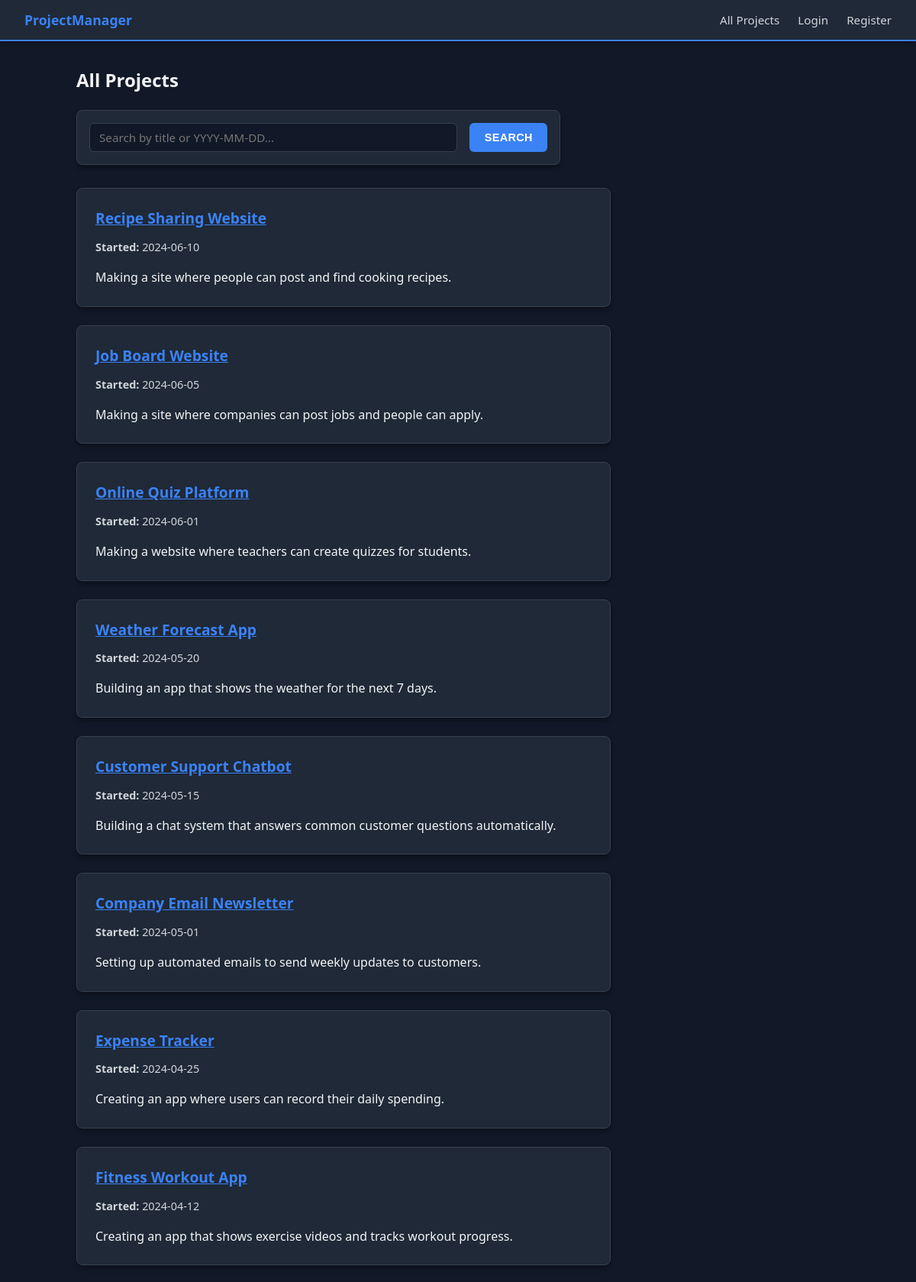
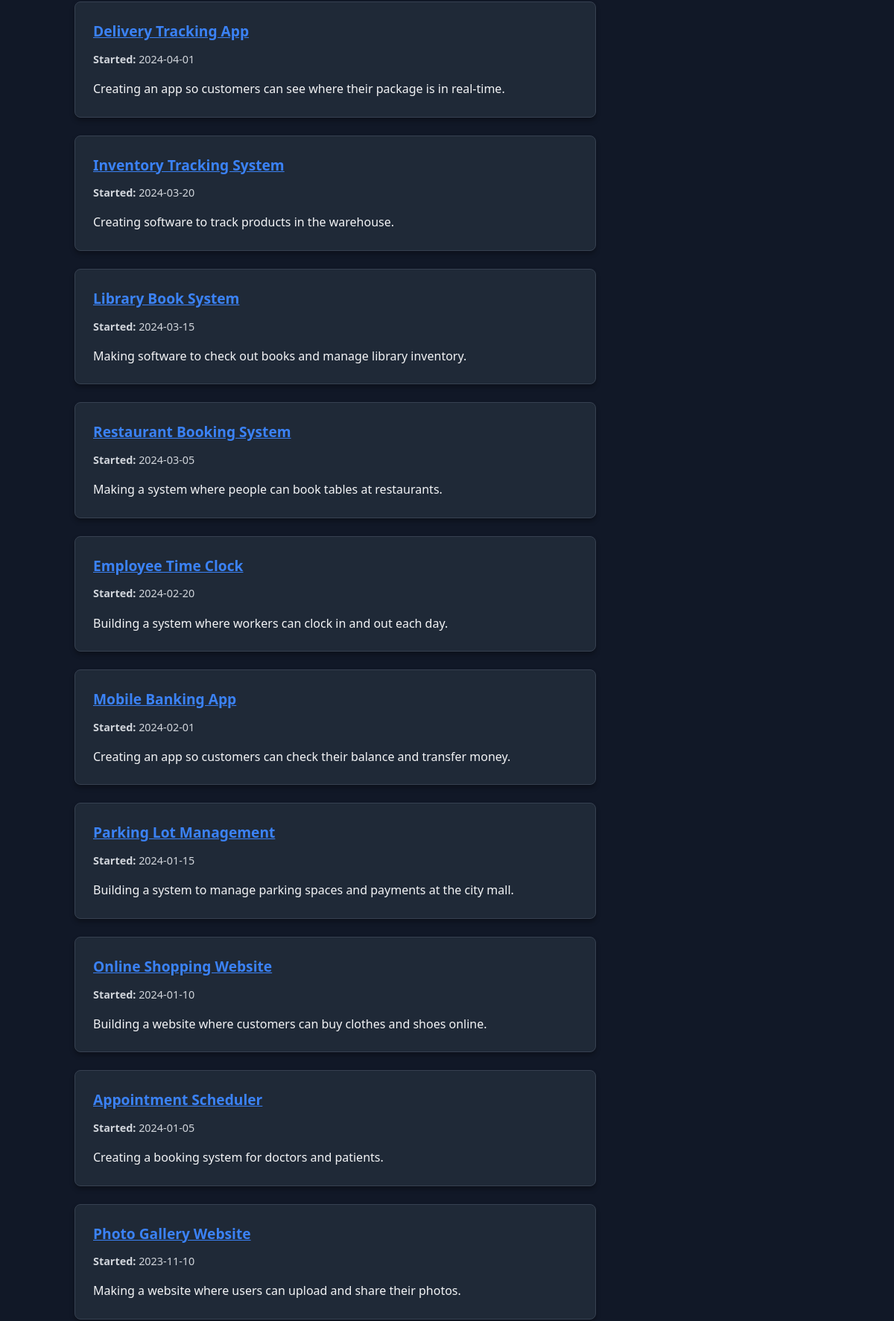
Before: / (upper part) with the older database file (2 pictures, top to bottom).
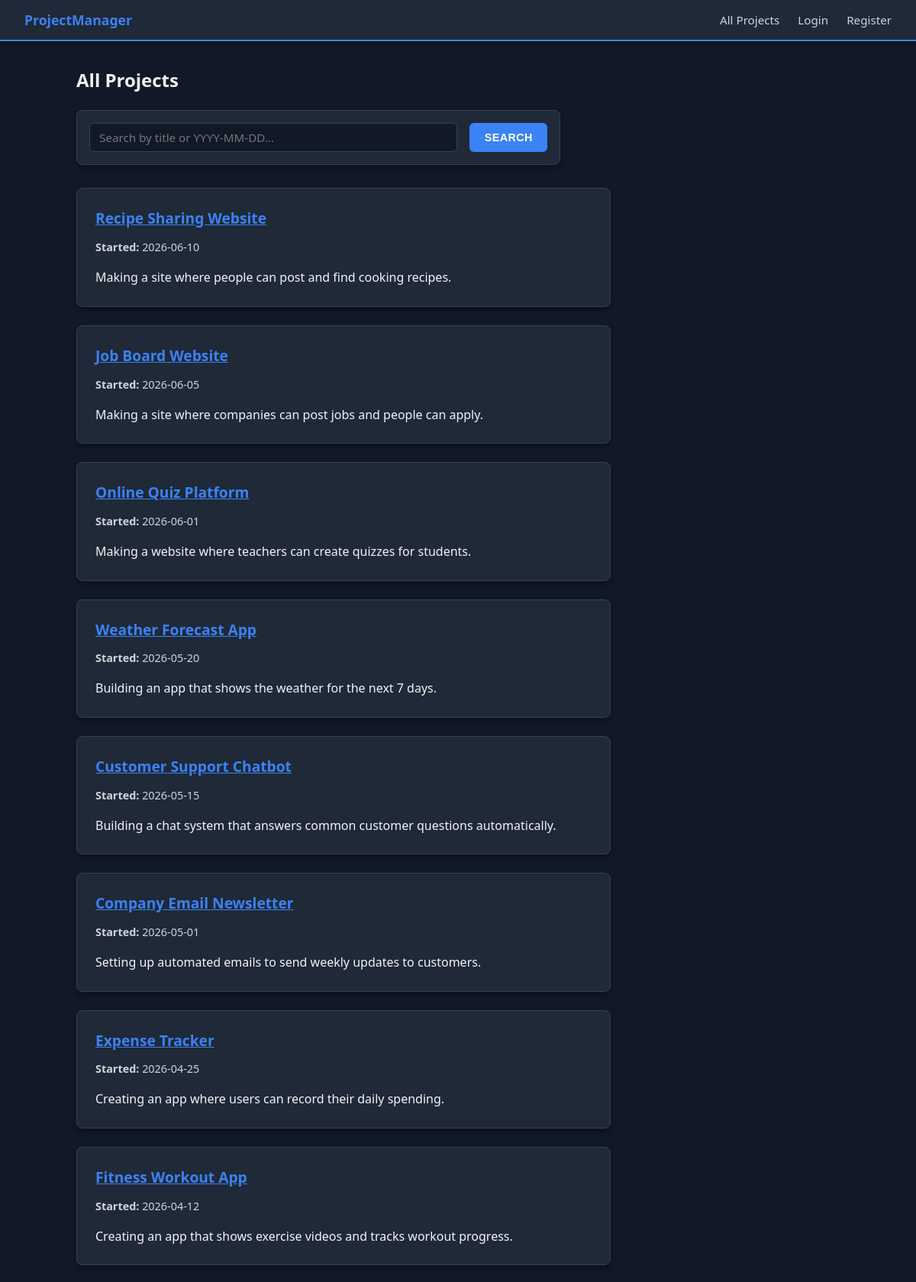
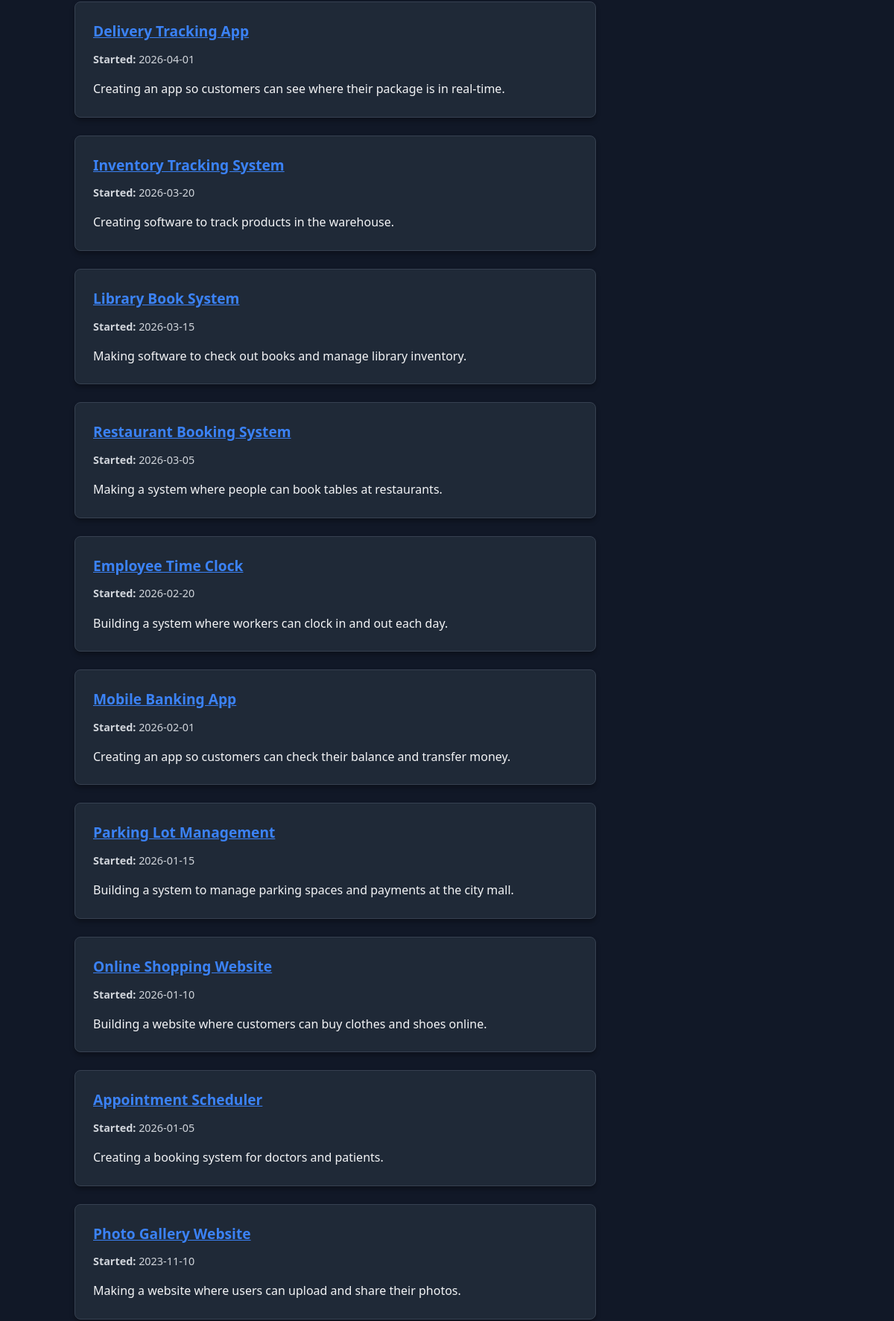
After: the same page with the newer database file (2 pictures, top to bottom).
### tables this page shows
CREATE TABLE `projects` (
  `pid` int(11) NOT NULL,
  `title` varchar(100) NOT NULL,
  `start_date` date NOT NULL,
  `end_date` date DEFAULT NULL,
  `short_description` text DEFAULT NULL,
  `phase` enum('design','development','testing','deployment','complete') NOT NULL,
  `uid` int(11) NOT NULL
);

### index.php (the view, shortened to what this page needs)
<?php
require_once 'includes/db.php';
$search_term = '';
$projects = [];
if (isset($_GET['search']) && trim($_GET['search']) !== '') {
    $search_term = trim($_GET['search']);
    $stmt = $pdo->prepare("SELECT pid, title, start_date, short_description FROM projects WHERE title LIKE ? OR start_date = ? ORDER BY start_date DESC");
    $like_term = '%' . $search_term . '%';
    $stmt->execute([$like_term, $search_term]);
    $projects = $stmt->fetchAll();
} else {
    $stmt = $pdo->query("SELECT pid, title, start_date, short_description FROM projects ORDER BY start_date DESC");
    $projects = $stmt->fetchAll();
}
require_once 'includes/header.php';
?>
<h2>All Projects</h2>
<form method="GET" action="index.php" style="flex-direction: row; max-width: 600px; margin-bottom: 30px; padding: 1rem;">
    <input type="text" name="search" placeholder="Search by title or YYYY-MM-DD..." value="<?php echo htmlspecialchars($search_term); ?>" style="flex: 1;">
    <button type="submit">Search</button>
</form>
<?php if (count($projects) > 0): ?>
    <div style="display: flex; flex-direction: column; gap: 1.5rem; max-width: 700px;">
        <?php foreach ($projects as $project): ?>
            <div style="background: var(--surface); padding: 1.5rem; border-radius: 8px; border: 1px solid var(--border); box-shadow: 0 4px 6px rgba(0,0,0,0.3);">
                <h3 style="margin-top: 0; margin-bottom: 10px;">
                    <a href="project.php?id=<?php echo $project['pid']; ?>" style="font-size: 1.2rem;">
                        <?php echo htmlspecialchars($project['title']); ?>
                    </a>
                </h3>
                <p style="margin-top: 0; font-size: 0.9rem; color: var(--text-light);">
                    <strong>Started:</strong> <?php echo htmlspecialchars($project['start_date']); ?>
                </p>
                <p style="margin-bottom: 0;"><?php echo htmlspecialchars($project['short_description']); ?></p>
            </div>
        <?php endforeach; ?>
    </div>
<?php else: ?>
    <p style="color: var(--text-light);">No projects found matching your search.</p>
<?php endif; ?>
<?php require_once 'includes/footer.php'; ?>

### includes/header.php (shortened to what this page needs)
<!DOCTYPE html>
<html lang="en">
<head>
</head>
<body>
    <nav>
        <a href="index.php" class="logo">ProjectManager</a>
        <a href="index.php">All Projects</a>
        <?php if (isset($_SESSION['uid'])): ?>
            <a href="dashboard.php">My Dashboard</a>
            <a href="logout.php">Logout</a>
        <?php else: ?>
            <a href="login.php">Login</a>
            <a href="register.php">Register</a>
        <?php endif; ?>
    </nav>
    <main>

### includes/footer.php (shortened to what this page needs)
</main>
</body>
</html>

### includes/header.php (style rules this page uses)
:root { --primary: #3B82F6; --primary-hover: #1D4ED8; --bg: #111827; --surface: #1F2937; --text: #F3F4F6; --text-light: #D1D5DB; --border: #374151; --accent: #10B981; }
body { font-family: 'Segoe UI', system-ui, sans-serif; background-color: var(--bg); color: var(--text); line-height: 1.6; margin: 0; padding: 0; }
main { max-width: 1000px; margin: 2rem auto; padding: 0 1.5rem; min-height: 70vh; }
h1, h2, h3 { color: var(--text); margin-top: 0; }
nav { background-color: var(--surface); padding: 0.75rem 2rem; box-shadow: 0 2px 8px rgba(0, 0, 0, 0.3); display: flex; align-items: center; gap: 1.5rem; border-bottom: 2px solid var(--primary); }
.logo { font-size: 1.1rem; font-weight: 700; color: var(--primary); margin-right: auto; text-decoration: none; }
nav a:not(.logo) { text-decoration: none; color: var(--text-light); font-weight: 500; font-size: 0.95rem; transition: color 0.2s ease; }
form { background: var(--surface); padding: 1.5rem; border-radius: 8px; box-shadow: 0 4px 6px rgba(0, 0, 0, 0.3); display: flex; flex-direction: column; gap: 1rem; border: 1px solid var(--border); }
input, select, textarea { padding: 0.5rem 0.75rem; border: 1px solid var(--border); border-radius: 6px; font-family: inherit; font-size: 0.95rem; background-color: #111827; color: var(--text); transition: border-color 0.2s ease; }
button { background-color: var(--primary); color: white; border: none; padding: 0.5rem 1.2rem; border-radius: 6px; font-weight: 600; font-size: 0.9rem; cursor: pointer; transition: background-color 0.2s ease; text-transform: uppercase; letter-spacing: 0.4px; }
a { color: var(--primary); font-weight: 600; }

Changed rows visible on the page:
changed projects "Recipe Sharing Website": start_date "2024-06-10" → "2026-06-10"
changed projects "Job Board Website": start_date "2024-06-05" → "2026-06-05"
changed projects "Online Quiz Platform": start_date "2024-06-01" → "2026-06-01"
changed projects "Weather Forecast App": start_date "2024-05-20" → "2026-05-20"
changed projects "Customer Support Chatbot": start_date "2024-05-15" → "2026-05-15"
changed projects "Company Email Newsletter": start_date "2024-05-01" → "2026-05-01"
changed projects "Expense Tracker": start_date "2024-04-25" → "2026-04-25"
changed projects "Fitness Workout App": start_date "2024-04-12" → "2026-04-12"
changed projects "Delivery Tracking App": start_date "2024-04-01" → "2026-04-01"
changed projects "Inventory Tracking System": start_date "2024-03-20" → "2026-03-20"
changed projects "Library Book System": start_date "2024-03-15" → "2026-03-15"
changed projects "Restaurant Booking System": start_date "2024-03-05" → "2026-03-05"
changed projects "Employee Time Clock": start_date "2024-02-20" → "2026-02-20"
changed projects "Mobile Banking App": start_date "2024-02-01" → "2026-02-01"
changed projects "Parking Lot Management": start_date "2024-01-15" → "2026-01-15"
changed projects "Online Shopping Website": start_date "2024-01-10" → "2026-01-10"
changed projects "Appointment Scheduler": start_date "2024-01-05" → "2026-01-05"
